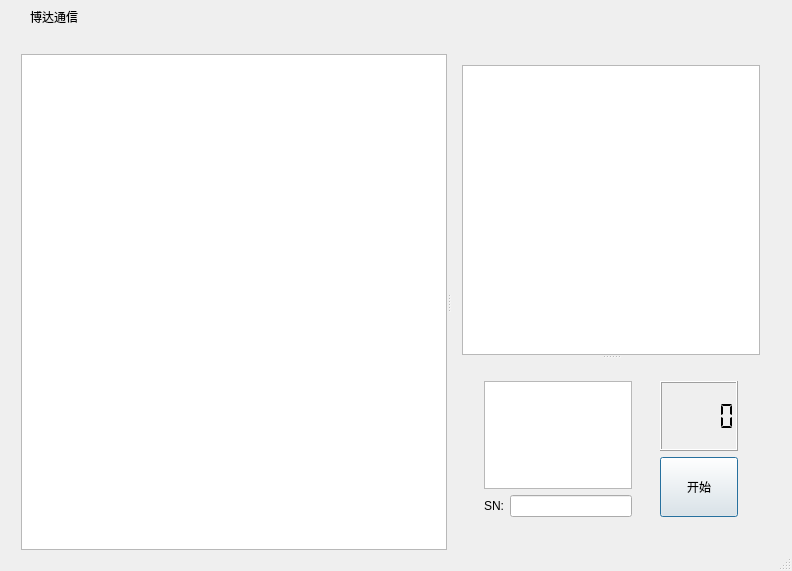
<?xml version="1.0" encoding="UTF-8"?>
<ui version="4.0">
 <class>frmMain</class>
 <widget class="QDialog" name="frmMain">
  <property name="geometry">
   <rect>
    <x>0</x>
    <y>0</y>
    <width>792</width>
    <height>571</height>
   </rect>
  </property>
  <property name="windowTitle">
   <string>frmMain</string>
  </property>
  <property name="sizeGripEnabled">
   <bool>true</bool>
  </property>
  <layout class="QVBoxLayout" name="verticalLayout">
   <property name="spacing">
    <number>0</number>
   </property>
   <property name="margin">
    <number>0</number>
   </property>
   <item>
    <widget class="QWidget" name="widget_title" native="true">
     <property name="sizePolicy">
      <sizepolicy hsizetype="Preferred" vsizetype="Fixed">
       <horstretch>0</horstretch>
       <verstretch>0</verstretch>
      </sizepolicy>
     </property>
     <property name="minimumSize">
      <size>
       <width>100</width>
       <height>33</height>
      </size>
     </property>
     <layout class="QHBoxLayout" name="horizontalLayout_2">
      <property name="spacing">
       <number>0</number>
      </property>
      <property name="margin">
       <number>0</number>
      </property>
      <item>
       <widget class="QLabel" name="lab_Ico">
        <property name="sizePolicy">
         <sizepolicy hsizetype="Minimum" vsizetype="Preferred">
          <horstretch>0</horstretch>
          <verstretch>0</verstretch>
         </sizepolicy>
        </property>
        <property name="minimumSize">
         <size>
          <width>30</width>
          <height>0</height>
         </size>
        </property>
        <property name="text">
         <string/>
        </property>
        <property name="alignment">
         <set>Qt::AlignCenter</set>
        </property>
       </widget>
      </item>
      <item>
       <widget class="QLabel" name="lab_Title">
        <property name="sizePolicy">
         <sizepolicy hsizetype="Expanding" vsizetype="Preferred">
          <horstretch>0</horstretch>
          <verstretch>0</verstretch>
         </sizepolicy>
        </property>
        <property name="styleSheet">
         <string notr="true">font: 10pt &quot;微软雅黑&quot;;</string>
        </property>
        <property name="text">
         <string>博达通信</string>
        </property>
        <property name="alignment">
         <set>Qt::AlignLeading|Qt::AlignLeft|Qt::AlignVCenter</set>
        </property>
       </widget>
      </item>
      <item>
       <widget class="QWidget" name="widget_menu" native="true">
        <property name="sizePolicy">
         <sizepolicy hsizetype="Minimum" vsizetype="Preferred">
          <horstretch>0</horstretch>
          <verstretch>0</verstretch>
         </sizepolicy>
        </property>
        <layout class="QHBoxLayout" name="horizontalLayout">
         <property name="spacing">
          <number>0</number>
         </property>
         <property name="margin">
          <number>0</number>
         </property>
         <item>
          <widget class="QPushButton" name="btnSkin">
           <property name="sizePolicy">
            <sizepolicy hsizetype="Minimum" vsizetype="Expanding">
             <horstretch>0</horstretch>
             <verstretch>0</verstretch>
            </sizepolicy>
           </property>
           <property name="minimumSize">
            <size>
             <width>31</width>
             <height>0</height>
            </size>
           </property>
           <property name="focusPolicy">
            <enum>Qt::NoFocus</enum>
           </property>
           <property name="toolTip">
            <string>皮肤</string>
           </property>
           <property name="text">
            <string/>
           </property>
           <property name="flat">
            <bool>true</bool>
           </property>
          </widget>
         </item>
         <item>
          <widget class="QPushButton" name="btnMenu">
           <property name="sizePolicy">
            <sizepolicy hsizetype="Minimum" vsizetype="Expanding">
             <horstretch>0</horstretch>
             <verstretch>0</verstretch>
            </sizepolicy>
           </property>
           <property name="minimumSize">
            <size>
             <width>31</width>
             <height>0</height>
            </size>
           </property>
           <property name="cursor">
            <cursorShape>ArrowCursor</cursorShape>
           </property>
           <property name="focusPolicy">
            <enum>Qt::NoFocus</enum>
           </property>
           <property name="toolTip">
            <string>菜单</string>
           </property>
           <property name="text">
            <string/>
           </property>
           <property name="flat">
            <bool>true</bool>
           </property>
          </widget>
         </item>
         <item>
          <widget class="QPushButton" name="btnMenu_Min">
           <property name="sizePolicy">
            <sizepolicy hsizetype="Minimum" vsizetype="Expanding">
             <horstretch>0</horstretch>
             <verstretch>0</verstretch>
            </sizepolicy>
           </property>
           <property name="minimumSize">
            <size>
             <width>31</width>
             <height>0</height>
            </size>
           </property>
           <property name="focusPolicy">
            <enum>Qt::NoFocus</enum>
           </property>
           <property name="toolTip">
            <string>最小化</string>
           </property>
           <property name="text">
            <string/>
           </property>
           <property name="flat">
            <bool>true</bool>
           </property>
          </widget>
         </item>
         <item>
          <widget class="QPushButton" name="btnMenu_Max">
           <property name="sizePolicy">
            <sizepolicy hsizetype="Minimum" vsizetype="Expanding">
             <horstretch>0</horstretch>
             <verstretch>0</verstretch>
            </sizepolicy>
           </property>
           <property name="minimumSize">
            <size>
             <width>31</width>
             <height>0</height>
            </size>
           </property>
           <property name="cursor">
            <cursorShape>ArrowCursor</cursorShape>
           </property>
           <property name="focusPolicy">
            <enum>Qt::NoFocus</enum>
           </property>
           <property name="toolTip">
            <string>最大化</string>
           </property>
           <property name="text">
            <string/>
           </property>
           <property name="flat">
            <bool>true</bool>
           </property>
          </widget>
         </item>
         <item>
          <widget class="QPushButton" name="btnMenu_Close">
           <property name="sizePolicy">
            <sizepolicy hsizetype="Minimum" vsizetype="Expanding">
             <horstretch>0</horstretch>
             <verstretch>0</verstretch>
            </sizepolicy>
           </property>
           <property name="minimumSize">
            <size>
             <width>40</width>
             <height>0</height>
            </size>
           </property>
           <property name="cursor">
            <cursorShape>ArrowCursor</cursorShape>
           </property>
           <property name="focusPolicy">
            <enum>Qt::NoFocus</enum>
           </property>
           <property name="toolTip">
            <string>关闭</string>
           </property>
           <property name="text">
            <string/>
           </property>
           <property name="flat">
            <bool>true</bool>
           </property>
          </widget>
         </item>
        </layout>
       </widget>
      </item>
     </layout>
    </widget>
   </item>
   <item>
    <widget class="QWidget" name="widget_main" native="true">
     <property name="styleSheet">
      <string notr="true">font: 10pt &quot;微软雅黑&quot;;</string>
     </property>
     <layout class="QVBoxLayout" name="verticalLayout_2">
      <property name="spacing">
       <number>6</number>
      </property>
      <property name="margin">
       <number>10</number>
      </property>
      <item>
       <widget class="QWidget" name="horizontalWidget" native="true">
        <layout class="QHBoxLayout" name="horizontalLayout_3">
         <item>
          <widget class="QSplitter" name="splitter">
           <property name="sizePolicy">
            <sizepolicy hsizetype="Expanding" vsizetype="Expanding">
             <horstretch>0</horstretch>
             <verstretch>0</verstretch>
            </sizepolicy>
           </property>
           <property name="orientation">
            <enum>Qt::Horizontal</enum>
           </property>
           <widget class="QTextEdit" name="textEdit">
            <property name="sizePolicy">
             <sizepolicy hsizetype="Expanding" vsizetype="Expanding">
              <horstretch>4</horstretch>
              <verstretch>0</verstretch>
             </sizepolicy>
            </property>
            <property name="minimumSize">
             <size>
              <width>200</width>
              <height>300</height>
             </size>
            </property>
            <property name="styleSheet">
             <string notr="true">font: 10pt &quot;新宋体&quot;;</string>
            </property>
            <property name="readOnly">
             <bool>true</bool>
            </property>
           </widget>
           <widget class="QWidget" name="verticalWidget" native="true">
            <property name="sizePolicy">
             <sizepolicy hsizetype="Expanding" vsizetype="Expanding">
              <horstretch>1</horstretch>
              <verstretch>0</verstretch>
             </sizepolicy>
            </property>
            <property name="minimumSize">
             <size>
              <width>320</width>
              <height>0</height>
             </size>
            </property>
            <property name="maximumSize">
             <size>
              <width>16777215</width>
              <height>16777215</height>
             </size>
            </property>
            <layout class="QVBoxLayout" name="verticalLayout_3">
             <item>
              <widget class="QSplitter" name="splitter_2">
               <property name="orientation">
                <enum>Qt::Vertical</enum>
               </property>
               <widget class="QTableWidget" name="tableWidget"/>
               <widget class="QWidget" name="horizontalWidget_2" native="true">
                <property name="minimumSize">
                 <size>
                  <width>0</width>
                  <height>180</height>
                 </size>
                </property>
                <property name="maximumSize">
                 <size>
                  <width>16777215</width>
                  <height>180</height>
                 </size>
                </property>
                <layout class="QHBoxLayout" name="horizontalLayout_7">
                 <item>
                  <widget class="QWidget" name="verticalWidget" native="true">
                   <layout class="QVBoxLayout" name="verticalLayout_4">
                    <item>
                     <widget class="QTextEdit" name="textEdit_2">
                      <property name="readOnly">
                       <bool>true</bool>
                      </property>
                     </widget>
                    </item>
                    <item>
                     <layout class="QGridLayout" name="gridLayout">
                      <item row="0" column="1">
                       <widget class="QLineEdit" name="lineEdit"/>
                      </item>
                      <item row="0" column="0">
                       <widget class="QLabel" name="label">
                        <property name="text">
                         <string>SN:</string>
                        </property>
                       </widget>
                      </item>
                     </layout>
                    </item>
                   </layout>
                  </widget>
                 </item>
                 <item>
                  <widget class="QWidget" name="verticalWidget" native="true">
                   <property name="minimumSize">
                    <size>
                     <width>100</width>
                     <height>0</height>
                    </size>
                   </property>
                   <property name="maximumSize">
                    <size>
                     <width>110</width>
                     <height>16777215</height>
                    </size>
                   </property>
                   <layout class="QVBoxLayout" name="verticalLayout_5">
                    <item>
                     <widget class="QLCDNumber" name="lcdNumber">
                      <property name="segmentStyle">
                       <enum>QLCDNumber::Flat</enum>
                      </property>
                     </widget>
                    </item>
                    <item>
                     <widget class="QPushButton" name="pushButton_2">
                      <property name="minimumSize">
                       <size>
                        <width>0</width>
                        <height>60</height>
                       </size>
                      </property>
                      <property name="text">
                       <string>开始</string>
                      </property>
                     </widget>
                    </item>
                   </layout>
                  </widget>
                 </item>
                </layout>
               </widget>
              </widget>
             </item>
            </layout>
           </widget>
          </widget>
         </item>
        </layout>
       </widget>
      </item>
     </layout>
    </widget>
   </item>
  </layout>
 </widget>
 <layoutdefault spacing="6" margin="11"/>
 <resources>
  <include location="dev.qrc"/>
 </resources>
 <connections/>
</ui>
